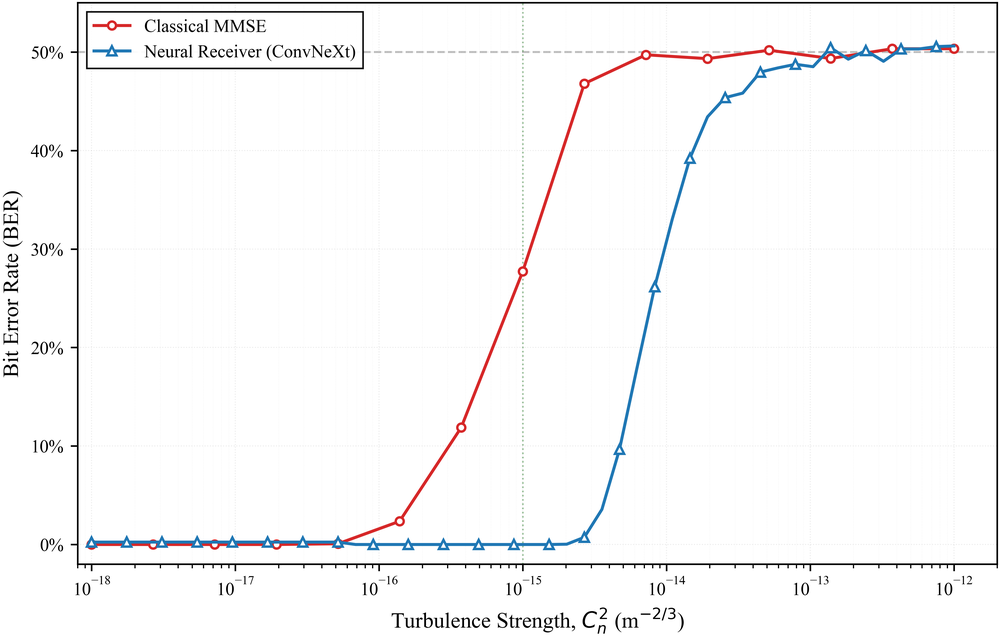
#> input picture Manuscript/figures/figure1_ber_comparison_IEEE.png, 1000 x 637 px, shrunk from 4174 x 2657 before the run
$ python extract_neural_line_from_figure1.py
#> lines starting #> are read from the running program, lines starting #| are printed output that depends on the picture; after the words box and inside, x2 and y2 are one past the last pixel; in counts of white or black regions, pixels touching at a corner belong together
#!/usr/bin/env python3
"""
Digitize the blue (Neural Receiver) curve from figure1_ber_comparison_IEEE.png and
regenerate a neural-only IEEE-style figure.

Calibration (no original CSV in repo):
  - x pixel range [x_lo, x_hi] maps linearly to log10(C_n^2) in [-18, -12] (semilog axis span).
  - y row range: bottom of flat region ~ y0 BER=0; top of curve y_min -> BER=0.5.

Outputs:
  - figure1_neural_receiver_ber_digitized.csv  (full resolution along x)
  - figure1_neural_receiver_ber_markers.csv    (~30 points at triangle markers, by peak detection)
  - figure1_ber_neural_only_IEEE.png
"""
from __future__ import annotations

import json
from pathlib import Path

import matplotlib.pyplot as plt
import numpy as np
from PIL import Image

FIG_PATH = Path(__file__).resolve().parent / "figure1_ber_comparison_IEEE.png"
OUT_CSV = Path(__file__).resolve().parent / "figure1_neural_receiver_ber_digitized.csv"
OUT_MARKERS = Path(__file__).resolve().parent / "figure1_neural_receiver_ber_markers.csv"
OUT_JSON = Path(__file__).resolve().parent / "figure1_neural_receiver_ber_digitized.json"
OUT_PNG = Path(__file__).resolve().parent / "figure1_ber_neural_only_IEEE.png"
META_JSON = Path(__file__).resolve().parent / "figure1_digitization_calibration.json"

TAB10_BLUE = (31, 119, 180)
TOL = 45


def mask_color(rgb: np.ndarray, target: tuple[int, int, int], tol: float = TOL) -> np.ndarray:
#> called with target = (31, 119, 180), tol = 45
    t = np.array(target, dtype=np.float32)
    d = np.abs(rgb.astype(np.float32) - t.reshape(1, 1, 3))
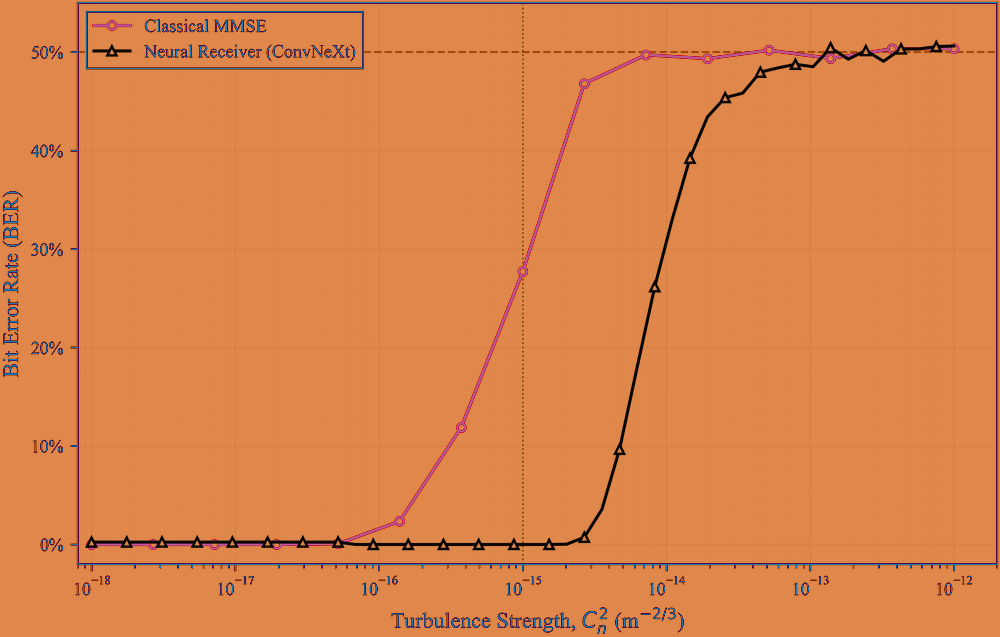
#> d: shape (637, 1000, 3) float32; mean R, G, B 218.1, 132.4, 75.3
    return np.all(d <= tol, axis=2)
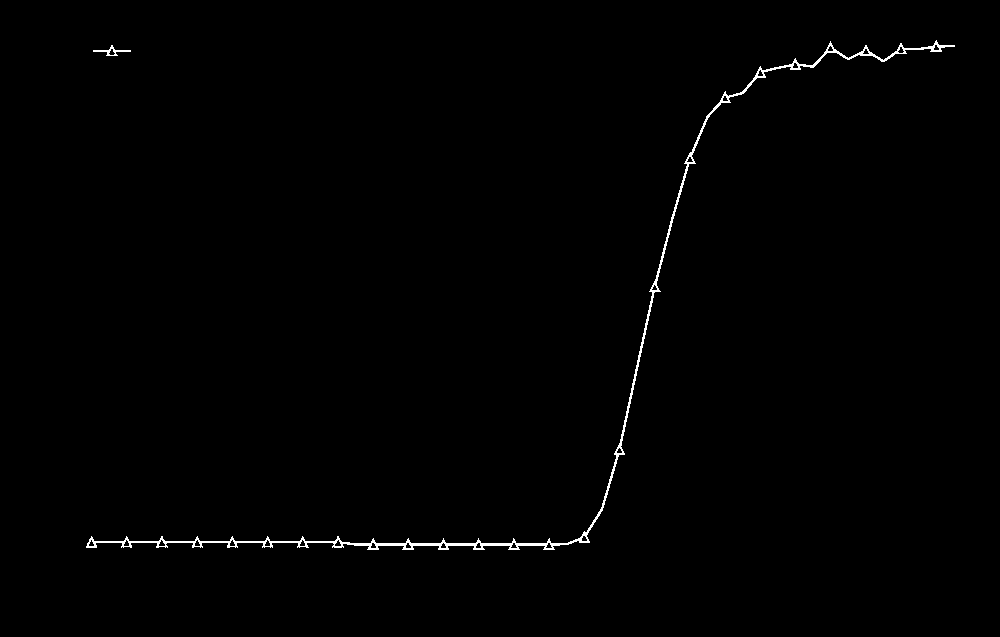
#> returned value: shape (637, 1000) bool; 0.62% white in thin lines or dots, all inside (x1, y1, x2, y2) = (86, 40, 955, 550)


def trace_blue_curve(b: np.ndarray) -> tuple[np.ndarray, np.ndarray]:
    h, w = b.shape
#> h = 637; w = 1000
    xs: list[int] = []
    ys: list[float] = []
    y_prev: float | None = None
    for x in range(w):
        ys_col = np.where(b[:, x])[0]
        if ys_col.size == 0:
            continue
        if y_prev is None:
            y_prev = float(np.median(ys_col))
        else:
            near = ys_col[np.abs(ys_col - y_prev) <= 150]
            if near.size > 0:
                y_prev = float(np.median(near))
            else:
                y_prev = float(ys_col[np.argmin(np.abs(ys_col - y_prev))])
        xs.append(x)
        ys.append(y_prev)
#> this loop made 1000 passes
#> (near, y_prev) on passes 88 to 99: ([543, 544, 545, 546, 547], 545), ([542, 543, 544, 545, 546, 547], 544.5), ([539, 540, 541, 542, 543, 546, 547], 542), ([538, 539, 540, 541, 546, 547], 540.5), ([536, 537, 538, 539, 546, 547], 538.5), ([537, 538, 539, 540, 541, 546, 547], 540), ([539, 540, 541, 542, 543, 546, 547], 542), ([541, 542, 543, 544, 545, 546, 547], 544), ([541, 542, 543, 544, 545, 546, 547], 544), ([541, 542, 545, 546, 547], 545), ([541, 542], 541.5), ([541, 542], 541.5)
#> y_prev on pass 87: 546.5
#> after the loop, xs = 869 values from 86 to 954; ys = 869 values, max 546.5 at index 0, min 43 at index 850, mean 376.3
    return np.array(xs, dtype=np.float64), np.array(ys, dtype=np.float64)


def main() -> None:
    im = np.array(Image.open(FIG_PATH).convert("RGB"))
    b = mask_color(im, TAB10_BLUE)
    xs, ys = trace_blue_curve(b)
#> xs = 869 values from 86 to 954

    # Axis calibration (see module docstring)
    x_lo, x_hi = 358.0, 3987.0
    log_lo, log_hi = -18.0, -12.0

    # BER=0 baseline from flat left segment
    n_flat = max(50, int(len(xs) * 0.55))
#> n_flat = 477
    y_ber0 = float(np.median(ys[:n_flat]))
#> y_ber0 = 543.5
    y_ber50 = float(np.min(ys))
#> y_ber50 = 43
    denom = y_ber0 - y_ber50
#> denom = 500.5
    if denom <= 1.0:
        raise RuntimeError("Bad y-axis calibration")

    log10_cn2 = log_lo + (xs - x_lo) / (x_hi - x_lo) * (log_hi - log_lo)
#> log10_cn2 = 869 values from -18.45 to -17.01
    cn2 = np.power(10.0, log10_cn2)
#> cn2 = 869 values from 3.55e-19 to 9.67e-18
    ber = 0.5 * (y_ber0 - ys) / denom
#> ber = 869 values, max 0.5 at index 850, min -0.003 at index 0, mean 0.167
    ber = np.clip(ber, 0.0, 0.5)
#> ber = 869 values, max 0.5 at index 850, min 0 at index 0, mean 0.167
    # Suppress raster/linewidth noise in the error-free regime (stroke thickness + antialiasing).
    ber = np.where((cn2 < 4e-15) & (ber < 0.02), 0.0, ber)
#> ber = 869 values, max 0.5 at index 850, min 0 at index 0, mean 0.166

    meta = {
        "source_image": str(FIG_PATH.name),
        "x_pixel_range": [x_lo, x_hi],
        "log10_cn2_range": [log_lo, log_hi],
        "y_ber0_row": y_ber0,
        "y_ber50_row": y_ber50,
        "note": (
            "Digitized from raster; original simulation CSV was not present in the repo. "
            "Cn2 uses linear mapping from x-pixel to log10(Cn2) over the figure width."
        ),
    }
    META_JSON.write_text(json.dumps(meta, indent=2), encoding="utf-8")

    # Full-resolution CSV
    hdr = "x_pixel,y_row,Cn2,BER,BER_percent"
    lines = [hdr]
    for i in range(len(xs)):
        lines.append(f"{xs[i]:.1f},{ys[i]:.6f},{cn2[i]:.15e},{ber[i]:.10f},{100.0 * ber[i]:.6f}")
#> after the loop, lines = 870 items
    OUT_CSV.write_text("\n".join(lines) + "\n", encoding="utf-8")

    arr = np.column_stack([xs, ys, cn2, ber])
#> arr = 869 rows, first 6: [86, 546.5, 3.55e-19, 0], [87, 545, 3.56e-19, 0], [88, 544.5, 3.58e-19, 0], [89, 542, 3.59e-19, 0], [90, 540.5, 3.6e-19, 0], [91, 538.5, 3.62e-19, 0]
    OUT_JSON.write_text(
        json.dumps(
            {
                "cn2": cn2.tolist(),
                "ber": ber.tolist(),
                "x_pixel": xs.tolist(),
                "y_row": ys.tolist(),
            },
            indent=2,
        ),
        encoding="utf-8",
    )

    # Marker subsample: local maxima of |d^2 y / d (log cn2)^2| ~ curvature proxies on sparse grid
    # Simpler: take one point per ~120 columns (triangle spacing ~)
    step = max(1, int((x_hi - x_lo) / 29))
    idx = np.arange(0, len(xs), step)
#> idx = [0, 125, 250, 375, 500, 625, 750]
    mlines = [hdr]
    for i in idx:
        mlines.append(f"{xs[i]:.1f},{ys[i]:.6f},{cn2[i]:.15e},{ber[i]:.10f},{100.0 * ber[i]:.6f}")
#> this loop made 7 passes
#> i on passes 2 to 7: 125, 250, 375, 500, 625, 750
#> after the loop, mlines = 8 items
    OUT_MARKERS.write_text("\n".join(mlines) + "\n", encoding="utf-8")

    # Neural-only figure (IEEE-friendly)
    plt.rcParams.update(
        {
            "font.family": "serif",
            "font.size": 11,
            "axes.labelsize": 12,
        }
    )
    fig, ax = plt.subplots(figsize=(7.2, 4.2), dpi=150)
    ax.semilogx(cn2, ber, "^-", color="#1f77b4", linewidth=2.5, markersize=7, label="Neural Receiver (ConvNeXt)")
    ax.axhline(0.5, color="gray", linestyle="--", linewidth=1.0, alpha=0.7)
    ax.axvline(1e-15, color="gray", linestyle=":", linewidth=1.0, alpha=0.8)
    ax.set_xlim(1e-18, 1e-12)
    ax.set_ylim(0.0, 0.55)
    ax.set_xlabel(r"Turbulence Strength, $C_n^2$ ($m^{-2/3}$)")
    ax.set_ylabel("Bit Error Rate (BER)")
    ax.yaxis.set_major_formatter(plt.FuncFormatter(lambda y, _: f"{100.0 * y:.0f}%"))
    ax.grid(True, which="both", linestyle="-", alpha=0.25)
    ax.legend(loc="upper left", fontsize=10)
    fig.tight_layout()
    fig.savefig(OUT_PNG, dpi=300, bbox_inches="tight")
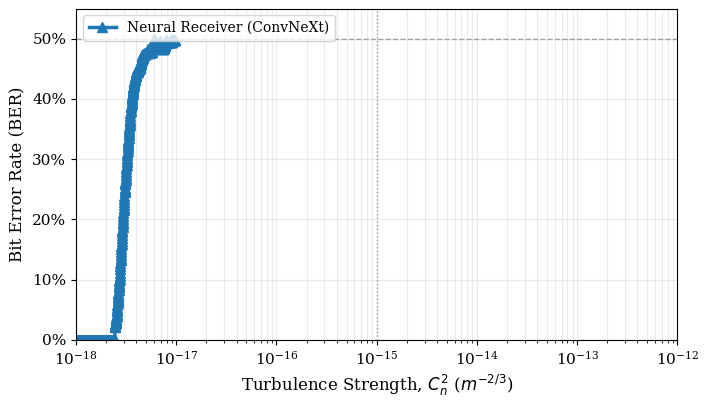
#> figure drawn by matplotlib, 1 panel; curve peaks at x = 9.03e-18, y = 0.5
    plt.close(fig)
    print(f"Wrote {OUT_CSV}")
    print(f"Wrote {OUT_MARKERS}")
    print(f"Wrote {OUT_JSON}")
    print(f"Wrote {OUT_PNG}")
    print(f"Wrote {META_JSON}")


if __name__ == "__main__":
    main()
